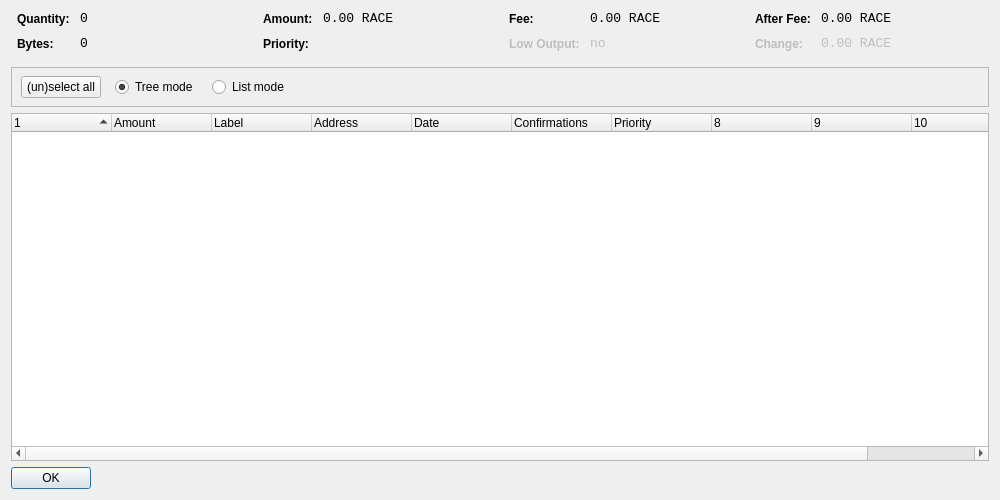
<?xml version="1.0" encoding="UTF-8"?>
<ui version="4.0">
 <class>CoinControlDialog</class>
 <widget class="QDialog" name="CoinControlDialog">
  <property name="geometry">
   <rect>
    <x>0</x>
    <y>0</y>
    <width>1000</width>
    <height>500</height>
   </rect>
  </property>
  <property name="windowTitle">
   <string>Coin Control</string>
  </property>
  <layout class="QVBoxLayout" name="verticalLayout">
   <item>
    <layout class="QHBoxLayout" name="horizontalLayoutTop" stretch="0,0,0,0">
     <property name="topMargin">
      <number>0</number>
     </property>
     <property name="bottomMargin">
      <number>10</number>
     </property>
     <item>
      <layout class="QFormLayout" name="formLayoutCoinControl1">
       <property name="horizontalSpacing">
        <number>10</number>
       </property>
       <property name="verticalSpacing">
        <number>10</number>
       </property>
       <property name="leftMargin">
        <number>6</number>
       </property>
       <property name="rightMargin">
        <number>6</number>
       </property>
       <item row="0" column="0">
        <widget class="QLabel" name="labelCoinControlQuantityText">
         <property name="styleSheet">
          <string notr="true">font-weight:bold;</string>
         </property>
         <property name="text">
          <string>Quantity:</string>
         </property>
        </widget>
       </item>
       <item row="0" column="1">
        <widget class="QLabel" name="labelCoinControlQuantity">
         <property name="font">
          <font>
           <family>Monospace</family>
           <pointsize>10</pointsize>
          </font>
         </property>
         <property name="cursor">
          <cursorShape>IBeamCursor</cursorShape>
         </property>
         <property name="contextMenuPolicy">
          <enum>Qt::ActionsContextMenu</enum>
         </property>
         <property name="text">
          <string notr="true">0</string>
         </property>
         <property name="textInteractionFlags">
          <set>Qt::LinksAccessibleByMouse|Qt::TextSelectableByKeyboard|Qt::TextSelectableByMouse</set>
         </property>
        </widget>
       </item>
       <item row="1" column="0">
        <widget class="QLabel" name="labelCoinControlBytesText">
         <property name="styleSheet">
          <string notr="true">font-weight:bold;</string>
         </property>
         <property name="text">
          <string>Bytes:</string>
         </property>
        </widget>
       </item>
       <item row="1" column="1">
        <widget class="QLabel" name="labelCoinControlBytes">
         <property name="font">
          <font>
           <family>Monospace</family>
           <pointsize>10</pointsize>
          </font>
         </property>
         <property name="cursor">
          <cursorShape>IBeamCursor</cursorShape>
         </property>
         <property name="contextMenuPolicy">
          <enum>Qt::ActionsContextMenu</enum>
         </property>
         <property name="text">
          <string notr="true">0</string>
         </property>
         <property name="textInteractionFlags">
          <set>Qt::LinksAccessibleByMouse|Qt::TextSelectableByKeyboard|Qt::TextSelectableByMouse</set>
         </property>
        </widget>
       </item>
      </layout>
     </item>
     <item>
      <layout class="QFormLayout" name="formLayoutCoinControl2">
       <property name="horizontalSpacing">
        <number>10</number>
       </property>
       <property name="verticalSpacing">
        <number>10</number>
       </property>
       <property name="leftMargin">
        <number>6</number>
       </property>
       <property name="rightMargin">
        <number>6</number>
       </property>
       <item row="0" column="0">
        <widget class="QLabel" name="labelCoinControlAmountText">
         <property name="styleSheet">
          <string notr="true">font-weight:bold;</string>
         </property>
         <property name="text">
          <string>Amount:</string>
         </property>
        </widget>
       </item>
       <item row="0" column="1">
        <widget class="QLabel" name="labelCoinControlAmount">
         <property name="font">
          <font>
           <family>Monospace</family>
           <pointsize>10</pointsize>
          </font>
         </property>
         <property name="cursor">
          <cursorShape>IBeamCursor</cursorShape>
         </property>
         <property name="contextMenuPolicy">
          <enum>Qt::ActionsContextMenu</enum>
         </property>
         <property name="text">
          <string notr="true">0.00 RACE</string>
         </property>
         <property name="textInteractionFlags">
          <set>Qt::LinksAccessibleByMouse|Qt::TextSelectableByKeyboard|Qt::TextSelectableByMouse</set>
         </property>
        </widget>
       </item>
       <item row="1" column="0">
        <widget class="QLabel" name="labelCoinControlPriorityText">
         <property name="styleSheet">
          <string notr="true">font-weight:bold;</string>
         </property>
         <property name="text">
          <string>Priority:</string>
         </property>
        </widget>
       </item>
       <item row="1" column="1">
        <widget class="QLabel" name="labelCoinControlPriority">
         <property name="font">
          <font>
           <family>Monospace</family>
           <pointsize>10</pointsize>
          </font>
         </property>
         <property name="cursor">
          <cursorShape>IBeamCursor</cursorShape>
         </property>
         <property name="contextMenuPolicy">
          <enum>Qt::ActionsContextMenu</enum>
         </property>
         <property name="text">
          <string/>
         </property>
         <property name="textInteractionFlags">
          <set>Qt::LinksAccessibleByMouse|Qt::TextSelectableByKeyboard|Qt::TextSelectableByMouse</set>
         </property>
        </widget>
       </item>
      </layout>
     </item>
     <item>
      <layout class="QFormLayout" name="formLayoutCoinControl3">
       <property name="horizontalSpacing">
        <number>10</number>
       </property>
       <property name="verticalSpacing">
        <number>10</number>
       </property>
       <property name="leftMargin">
        <number>6</number>
       </property>
       <property name="rightMargin">
        <number>6</number>
       </property>
       <item row="0" column="0">
        <widget class="QLabel" name="labelCoinControlFeeText">
         <property name="styleSheet">
          <string notr="true">font-weight:bold;</string>
         </property>
         <property name="text">
          <string>Fee:</string>
         </property>
        </widget>
       </item>
       <item row="0" column="1">
        <widget class="QLabel" name="labelCoinControlFee">
         <property name="font">
          <font>
           <family>Monospace</family>
           <pointsize>10</pointsize>
          </font>
         </property>
         <property name="cursor">
          <cursorShape>IBeamCursor</cursorShape>
         </property>
         <property name="contextMenuPolicy">
          <enum>Qt::ActionsContextMenu</enum>
         </property>
         <property name="text">
          <string notr="true">0.00 RACE</string>
         </property>
         <property name="textInteractionFlags">
          <set>Qt::LinksAccessibleByMouse|Qt::TextSelectableByKeyboard|Qt::TextSelectableByMouse</set>
         </property>
        </widget>
       </item>
       <item row="1" column="0">
        <widget class="QLabel" name="labelCoinControlLowOutputText">
         <property name="enabled">
          <bool>false</bool>
         </property>
         <property name="styleSheet">
          <string notr="true">font-weight:bold;</string>
         </property>
         <property name="text">
          <string>Low Output:</string>
         </property>
        </widget>
       </item>
       <item row="1" column="1">
        <widget class="QLabel" name="labelCoinControlLowOutput">
         <property name="enabled">
          <bool>false</bool>
         </property>
         <property name="font">
          <font>
           <family>Monospace</family>
           <pointsize>10</pointsize>
          </font>
         </property>
         <property name="cursor">
          <cursorShape>IBeamCursor</cursorShape>
         </property>
         <property name="contextMenuPolicy">
          <enum>Qt::ActionsContextMenu</enum>
         </property>
         <property name="text">
          <string notr="true">no</string>
         </property>
         <property name="textInteractionFlags">
          <set>Qt::LinksAccessibleByMouse|Qt::TextSelectableByKeyboard|Qt::TextSelectableByMouse</set>
         </property>
        </widget>
       </item>
      </layout>
     </item>
     <item>
      <layout class="QFormLayout" name="formLayoutCoinControl4">
       <property name="horizontalSpacing">
        <number>10</number>
       </property>
       <property name="verticalSpacing">
        <number>10</number>
       </property>
       <property name="leftMargin">
        <number>6</number>
       </property>
       <property name="rightMargin">
        <number>6</number>
       </property>
       <item row="0" column="0">
        <widget class="QLabel" name="labelCoinControlAfterFeeText">
         <property name="styleSheet">
          <string notr="true">font-weight:bold;</string>
         </property>
         <property name="text">
          <string>After Fee:</string>
         </property>
        </widget>
       </item>
       <item row="0" column="1">
        <widget class="QLabel" name="labelCoinControlAfterFee">
         <property name="font">
          <font>
           <family>Monospace</family>
           <pointsize>10</pointsize>
          </font>
         </property>
         <property name="cursor">
          <cursorShape>IBeamCursor</cursorShape>
         </property>
         <property name="contextMenuPolicy">
          <enum>Qt::ActionsContextMenu</enum>
         </property>
         <property name="text">
          <string notr="true">0.00 RACE</string>
         </property>
         <property name="textInteractionFlags">
          <set>Qt::LinksAccessibleByMouse|Qt::TextSelectableByKeyboard|Qt::TextSelectableByMouse</set>
         </property>
        </widget>
       </item>
       <item row="1" column="0">
        <widget class="QLabel" name="labelCoinControlChangeText">
         <property name="enabled">
          <bool>false</bool>
         </property>
         <property name="styleSheet">
          <string notr="true">font-weight:bold;</string>
         </property>
         <property name="text">
          <string>Change:</string>
         </property>
        </widget>
       </item>
       <item row="1" column="1">
        <widget class="QLabel" name="labelCoinControlChange">
         <property name="enabled">
          <bool>false</bool>
         </property>
         <property name="font">
          <font>
           <family>Monospace</family>
           <pointsize>10</pointsize>
          </font>
         </property>
         <property name="cursor">
          <cursorShape>IBeamCursor</cursorShape>
         </property>
         <property name="contextMenuPolicy">
          <enum>Qt::ActionsContextMenu</enum>
         </property>
         <property name="text">
          <string notr="true">0.00 RACE</string>
         </property>
         <property name="textInteractionFlags">
          <set>Qt::LinksAccessibleByMouse|Qt::TextSelectableByKeyboard|Qt::TextSelectableByMouse</set>
         </property>
        </widget>
       </item>
      </layout>
     </item>
    </layout>
   </item>
   <item>
    <widget class="QFrame" name="frame">
     <property name="minimumSize">
      <size>
       <width>0</width>
       <height>40</height>
      </size>
     </property>
     <property name="frameShape">
      <enum>QFrame::StyledPanel</enum>
     </property>
     <property name="frameShadow">
      <enum>QFrame::Sunken</enum>
     </property>
     <widget class="QWidget" name="horizontalLayoutWidget">
      <property name="geometry">
       <rect>
        <x>10</x>
        <y>0</y>
        <width>781</width>
        <height>41</height>
       </rect>
      </property>
      <layout class="QHBoxLayout" name="horizontalLayoutPanel" stretch="0,0,0,0,0">
       <property name="spacing">
        <number>14</number>
       </property>
       <item>
        <widget class="QPushButton" name="pushButtonSelectAll">
         <property name="sizePolicy">
          <sizepolicy hsizetype="Maximum" vsizetype="Fixed">
           <horstretch>0</horstretch>
           <verstretch>0</verstretch>
          </sizepolicy>
         </property>
         <property name="text">
          <string>(un)select all</string>
         </property>
        </widget>
       </item>
       <item>
        <widget class="QRadioButton" name="radioTreeMode">
         <property name="sizePolicy">
          <sizepolicy hsizetype="Maximum" vsizetype="Fixed">
           <horstretch>0</horstretch>
           <verstretch>0</verstretch>
          </sizepolicy>
         </property>
         <property name="text">
          <string>Tree mode</string>
         </property>
         <property name="checked">
          <bool>true</bool>
         </property>
        </widget>
       </item>
       <item>
        <widget class="QRadioButton" name="radioListMode">
         <property name="sizePolicy">
          <sizepolicy hsizetype="Maximum" vsizetype="Fixed">
           <horstretch>0</horstretch>
           <verstretch>0</verstretch>
          </sizepolicy>
         </property>
         <property name="text">
          <string>List mode</string>
         </property>
        </widget>
       </item>
       <item>
        <spacer name="horizontalSpacer">
         <property name="orientation">
          <enum>Qt::Horizontal</enum>
         </property>
         <property name="sizeHint" stdset="0">
          <size>
           <width>40</width>
           <height>20</height>
          </size>
         </property>
        </spacer>
       </item>
      </layout>
     </widget>
    </widget>
   </item>
   <item>
    <widget class="CoinControlTreeWidget" name="treeWidget">
     <property name="contextMenuPolicy">
      <enum>Qt::CustomContextMenu</enum>
     </property>
     <property name="sortingEnabled">
      <bool>false</bool>
     </property>
     <property name="columnCount">
      <number>11</number>
     </property>
     <attribute name="headerShowSortIndicator" stdset="0">
      <bool>true</bool>
     </attribute>
     <attribute name="headerStretchLastSection">
      <bool>false</bool>
     </attribute>
     <column>
      <property name="text">
       <string/>
      </property>
     </column>
     <column>
      <property name="text">
       <string>Amount</string>
      </property>
     </column>
     <column>
      <property name="text">
       <string>Label</string>
      </property>
     </column>
     <column>
      <property name="text">
       <string>Address</string>
      </property>
     </column>
     <column>
      <property name="text">
       <string>Date</string>
      </property>
     </column>
     <column>
      <property name="text">
       <string>Confirmations</string>
      </property>
      <property name="toolTip">
       <string>Confirmed</string>
      </property>
     </column>
     <column>
      <property name="text">
       <string>Priority</string>
      </property>
     </column>
     <column>
      <property name="text">
       <string/>
      </property>
     </column>
     <column>
      <property name="text">
       <string/>
      </property>
     </column>
     <column>
      <property name="text">
       <string/>
      </property>
     </column>
     <column>
      <property name="text">
       <string/>
      </property>
     </column>
    </widget>
   </item>
   <item>
    <widget class="QDialogButtonBox" name="buttonBox">
     <property name="sizePolicy">
      <sizepolicy hsizetype="Maximum" vsizetype="Fixed">
       <horstretch>0</horstretch>
       <verstretch>0</verstretch>
      </sizepolicy>
     </property>
     <property name="orientation">
      <enum>Qt::Horizontal</enum>
     </property>
     <property name="standardButtons">
      <set>QDialogButtonBox::Ok</set>
     </property>
    </widget>
   </item>
  </layout>
 </widget>
 <customwidgets>
  <customwidget>
   <class>CoinControlTreeWidget</class>
   <extends>QTreeWidget</extends>
   <header>coincontroltreewidget.h</header>
  </customwidget>
 </customwidgets>
 <resources/>
 <connections/>
</ui>
